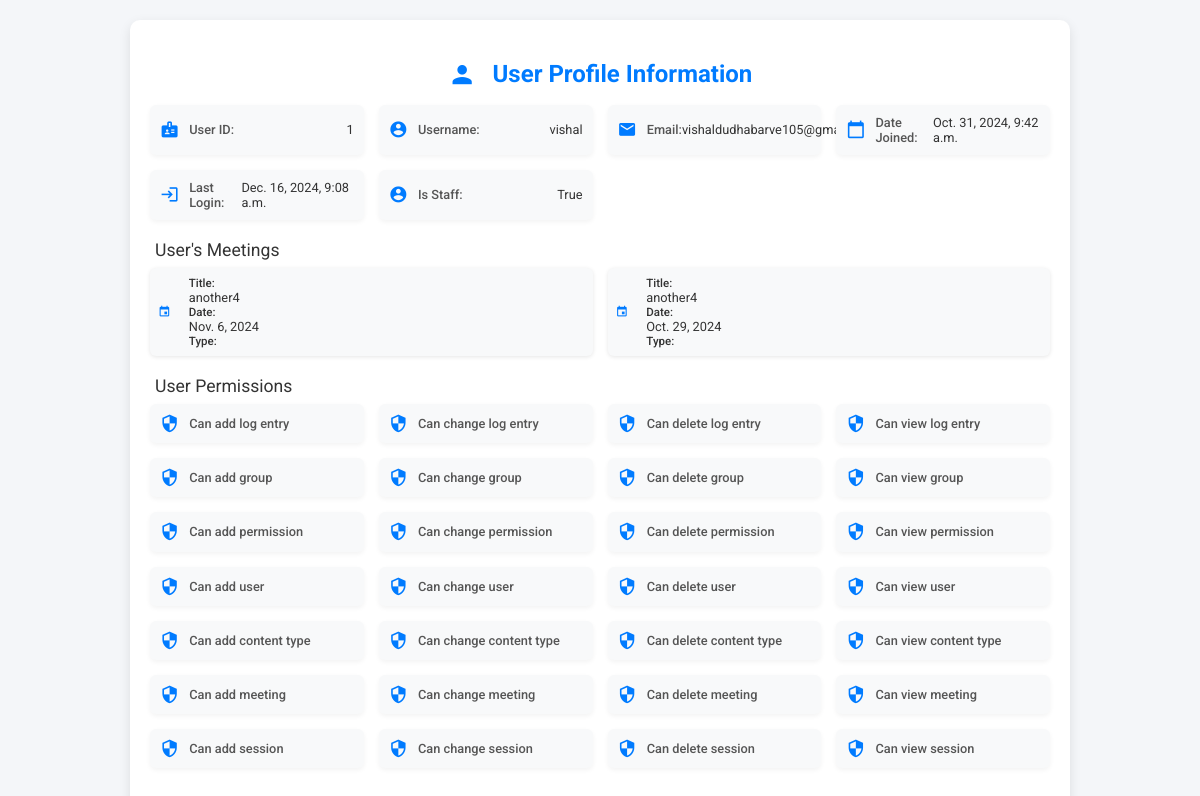
The app's page /meet/profile_info/ (signed in) with its own data.
### meet/models.py (models this page shows, shortened)
class Meeting(models.Model):
    title = models.CharField(max_length=100, null=True)
    date = models.DateField(null=True)
    time = models.TimeField(null=True)
    meeting_link=models.TextField(null=True)
    meeting_type=models.CharField(max_length=100, choices=(('Task','Task'),('Standup','Standup'),('Personal','Personal'),('Team','Team')), null=True)
    user = models.ForeignKey(User, on_delete=models.CASCADE, null=True)
    admin = models.ForeignKey(User, related_name='admin_user', on_delete=models.CASCADE, null=True)

### meet/views.py (the view)
# urls.py: path('profile_info/',get_profile_info, name='profile_info'),
def get_profile_info(request):
    print("User data:", request.user)
    me=request.user
    return render(request,'meet/profile_info.html',{'me':me})

### meet/templates/meet/profile_info.html (shortened to what this page needs)
<!DOCTYPE html>
<html lang="en">
<head>
</head>
<body>
    <div class="container">
        <h2>
            <span class="material-icons" style="vertical-align: middle;">person</span>
            User Profile Information
        </h2>
        <div class="profile-grid">
            <div class="profile-item" style="--delay: 1">
                <span class="material-icons">badge</span>
                <span class="field-name">User ID:</span>
                <span class="field-value">{{ me.id }}</span>
            </div>
            <div class="profile-item" style="--delay: 2">
                <span class="material-icons">account_circle</span>
                <span class="field-name">Username:</span>
                <span class="field-value">{{ me.username }}</span>
            </div>
            <div class="profile-item" style="--delay: 3">
                <span class="material-icons">email</span>
                <span class="field-name">Email:</span>
                <span class="field-value">{{ me.email }}</span>
            </div>
            <div class="profile-item" style="--delay: 4">
                <span class="material-icons">calendar_today</span>
                <span class="field-name">Date Joined:</span>
                <span class="field-value">{{ me.date_joined }}</span>
            </div>
            <div class="profile-item" style="--delay: 5">
                <span class="material-icons">login</span>
                <span class="field-name">Last Login:</span>
                <span class="field-value">{{ me.last_login }}</span>
            </div>
            <div class="profile-item" style="--delay: 3">
                <span class="material-icons">account_circle</span>
                <span class="field-name">Is Staff:</span>
                <span class="field-value">{{ me.is_staff }}</span>
            </div>
        </div>
        <div class="section-title">User's Meetings</div>
        <div class="profile-grid">
            {% for meeting in me.meeting_set.all %}
            <div class="meeting-item" style="--delay: 6">
                <span class="material-icons">event</span>
                <div>
                    <div><strong>Title:</strong> {{ meeting.title }}</div>
                    <div><strong>Date:</strong> {{ meeting.date }}</div>
                    <div><strong>Type:</strong> {{ meeting.type }}</div>
                </div>
            </div>
            {% empty %}
            <p>No meetings found.</p>
            {% endfor %}
        </div>
        <div class="section-title">User Permissions</div>
        <div class="profile-grid">
            {% for permission in me.user_permissions.all %}
            <div class="permission-item" style="--delay: 7">
                <span class="material-icons">security</span>
                <span class="field-name">{{ permission.name }}</span>
            </div>
            {% empty %}
            <p>No permissions assigned.</p>
            {% endfor %}
        </div>
    </div>
</body>
</html>

### meet/templates/meet/profile_info.html (style rules this page uses)
body { font-family: 'Roboto', sans-serif; background-color: #f4f6f9; color: #333; margin: 0; padding: 20px; display: flex; justify-content: center; align-items: flex-start; }
.container { width: 100%; max-width: 900px; background: #ffffff; padding: 20px; box-shadow: 0 4px 12px rgba(0, 0, 0, 0.1); border-radius: 10px; transition: transform 0.2s ease, box-shadow 0.2s ease; }
h2 { text-align: center; color: #007BFF; font-size: 1.5em; margin-bottom: 15px; }
.profile-grid { display: grid; grid-template-columns: repeat(auto-fit, minmax(180px, 1fr)); gap: 15px; margin-bottom: 20px; }
.profile-item, .meeting-item, .permission-item { display: flex; align-items: center; padding: 10px; background: #f8f9fa; border-radius: 6px; box-shadow: 0 2px 5px rgba(0, 0, 0, 0.05); transition: transform 0.2s ease; }
.material-icons { font-size: 1.2em; color: #007BFF; margin-right: 10px; }
.field-name { font-weight: 500; color: #555; font-size: 0.8em; }
.field-value { font-weight: 400; margin-left: auto; color: #333; font-size: 0.8em; }
.section-title { font-size: 1.1em; color: #333; margin: 15px 0 8px; padding-left: 5px; }
.profile-item, .meeting-item, .permission-item { opacity: 0; animation: fadeIn 0.6s forwards; animation-delay: calc(0.1s * var(--delay)); }
.section-title { font-size: 1.1em; margin: 15px 0 8px; padding-left: 5px; color: #333; }
.meeting-item { display: flex; align-items: center; padding: 8px; background: #f8f9fa; border-radius: 6px; box-shadow: 0 1px 4px rgba(0, 0, 0, 0.1); transition: transform 0.2s ease; font-size: 0.8em; }
.meeting-item span.material-icons { font-size: 1em; color: #007BFF; margin-right: 8px; }
.meeting-item div { display: flex; flex-direction: column; margin-left: 5px; }
.meeting-item div strong { font-weight: 500; color: #333; font-size: 0.9em; }

### records on screen
Meeting: title "another4", date "Nov. 6, 2024"
Meeting: title "another4", date "Oct. 29, 2024"

### other values on screen
{{ me.id }} "1"
{{ me.username }} "vishal"
{{ me.email }} "vishaldudhabarve105@gmail.com"
{{ me.date_joined }} "Oct. 31, 2024, 9:42 a.m."
{{ me.last_login }} "Dec. 16, 2024, 9:08 a.m."
{{ me.is_staff }} "True"
{{ permission.name }} "Can add log entry"
{{ permission.name }} "Can change log entry"
{{ permission.name }} "Can delete log entry"
{{ permission.name }} "Can view log entry"
{{ permission.name }} "Can add group"
{{ permission.name }} "Can change group"
{{ permission.name }} "Can delete group"
{{ permission.name }} "Can view group"
{{ permission.name }} "Can add permission"
